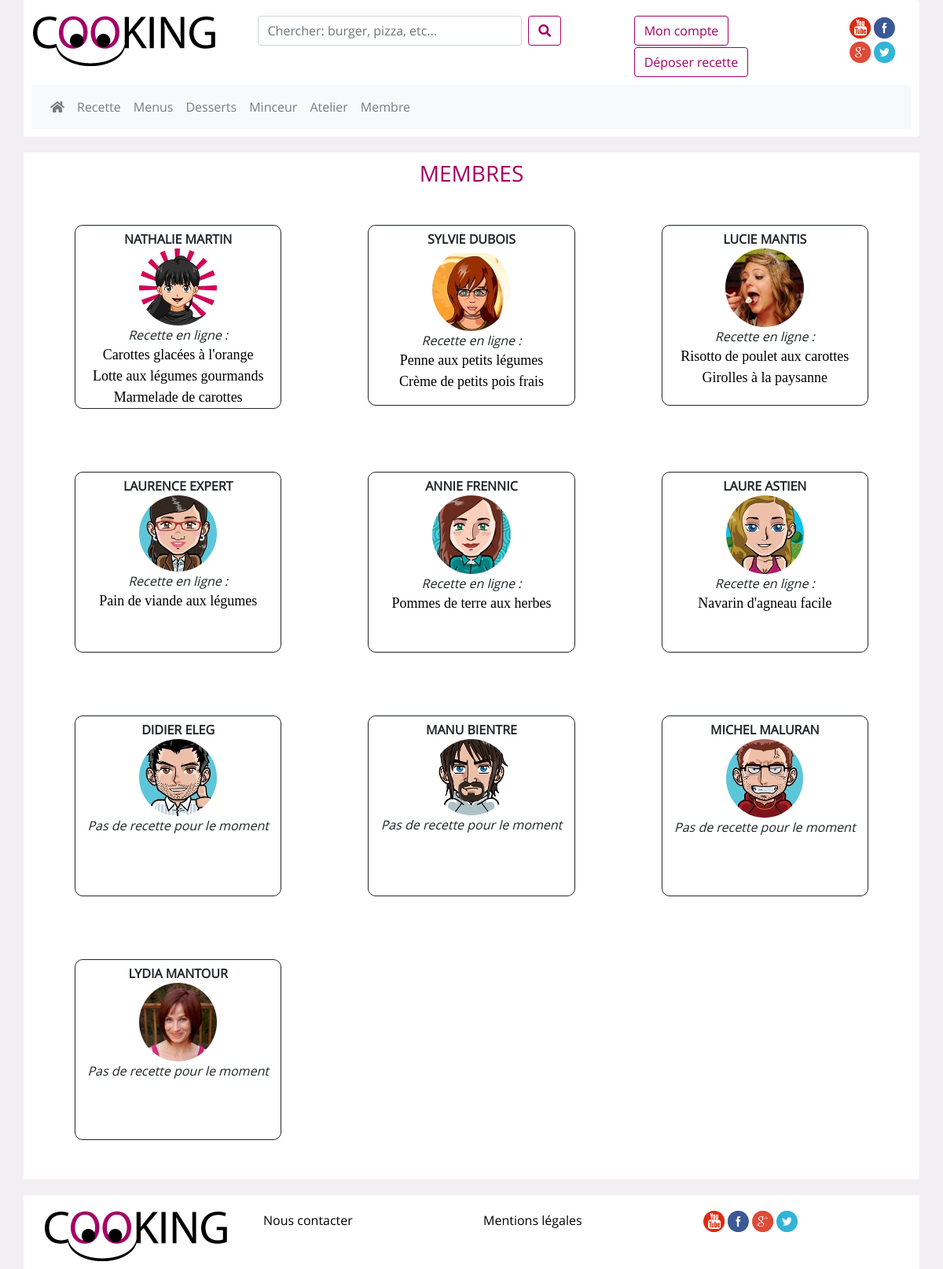
The page /membre.php on the database its author committed.
### tables this page shows
CREATE TABLE IF NOT EXISTS `membres` (
  `idMembre` int(11) NOT NULL AUTO_INCREMENT,
  `gravatar` varchar(100) NOT NULL,
  `login` varchar(32) NOT NULL,
  `password` varchar(40) NOT NULL,
  `statut` varchar(20) NOT NULL,
  `prenom` varchar(50) NOT NULL,
  `nom` varchar(50) NOT NULL,
  `dateCrea` timestamp NOT NULL DEFAULT CURRENT_TIMESTAMP ON UPDATE CURRENT_TIMESTAMP,
  PRIMARY KEY (`idMembre`)
);

CREATE TABLE IF NOT EXISTS `recettes` (
  `idRecette` int(11) NOT NULL AUTO_INCREMENT,
  `titre` varchar(250) NOT NULL,
  `chapo` text NOT NULL,
  `img` varchar(50) NOT NULL,
  `preparation` text NOT NULL,
  `ingredient` text NOT NULL,
  `membre` int(11) NOT NULL,
  `couleur` varchar(30) NOT NULL,
  `dateCrea` timestamp NOT NULL DEFAULT CURRENT_TIMESTAMP ON UPDATE CURRENT_TIMESTAMP,
  `categorie` int(11) NOT NULL,
  `tempsCuisson` varchar(50) NOT NULL,
  `tempsPreparation` varchar(50) NOT NULL,
  `difficulte` varchar(50) NOT NULL,
  `prix` varchar(50) NOT NULL,
  PRIMARY KEY (`idRecette`)
);

### membre.php (the view, shortened to what this page needs)
<?php
require "header.php";
require "pdo.php";
?>
<div class="row row_membre liste_recettes" >
	<h3 style="text-align: center;width: 100%;">MEMBRES</h3><div class="w-100"></div>
		<?php
		$resultats=$pdo->query("SELECT * FROM membres");
		$ligne = $resultats->fetchAll();
		foreach ($ligne as $key => $value) {
			echo
			"<div class='col-md-4 col-sm-6 test'>
				<div class='cadre_membre'>
			 	<span class='nom_prenom_membre'>" . $value['prenom'] . " </span>
				<span class='nom_prenom_membre'>" . $value['nom'] . "</span><br>
				<img class='gravatar' src=photos/gravatars/". $value['gravatar'] ."><br>";
			$membreId = $value['idMembre'];
			$test=$pdo->prepare("SELECT * FROM recettes WHERE membre = ?");
			$test->execute(array($membreId));
			$recette = $test->fetchAll();
			if($recette === array()){
			    echo "
			    <span style='font-style: italic;'>Pas de recette pour le moment</span>";
			}else echo "
				<span style='font-style: italic;'>Recette en ligne :</span><br>";
			foreach ($recette as $chiffre => $valeur)  {
				echo "
				<a href='recette.php?id=". $valeur['idRecette'] . "'><span class='titre_recette'>" . $valeur['titre'] . "</span></a><br>" ;
			}
			echo "
				</div>
			</div>";
		}
		?>
</div>
<?php
require "footer.php";
?>

### header.php (shortened to what this page needs)
<!DOCTYPE html>
<html>
<head>
	<link rel="stylesheet" href="https://stackpath.bootstrapcdn.com/bootstrap/4.1.3/css/bootstrap.min.css">
	<link rel="stylesheet" href="https://use.fontawesome.com/releases/v5.6.3/css/all.css">
	<link rel="stylesheet" type="text/css" href="css/style.css">
</head>
<body>
	<div class="container">
		<header>
		<div class="row ">
			<div class="col col-md-4 col-lg-3 logo d-none d-md-block">
				<a href="index.php"><img class="img-fluid" src="images/logo-cooking.png" alt="logo-cooking"></a>
			</div>
			<div class="col col-lg-5 col-md-5 col-sm-10">
				<form class="form-inline my-2 my-lg-0" action="recherche.php" method="POST">
	      			<input class="form-control col-10 col-md-9 col-sm-10  mr-sm-2" type="text" placeholder="Chercher: burger, pizza, etc..." aria-label="Rechercher" id="search_string" name="terme" value="" required="">
	      			<button class="btn btn_search my-2 my-sm-0" type="submit" name="sa" style="border-radius: 4px;">
	      			<i class="fas fa-search"></i>
			    </form>
			</div>
			<div class="col col-lg-3 col-md-2 col-2">
				<div class="d-none d-md-block"><a class="btn btn-outline-light" href="mon-compte.php" role="button">Mon compte</a></div>
				<div class="d-none d-md-block" style="margin-top: 2px;">
					<?php
					if(isset($_SESSION['auth'])){
					?>
						<a class="btn btn-outline-light " href="deposer-recette.php" role="button">Déposer recette</a>
					<?php
					}else{
					?>
						<a class="btn btn-outline-light " href="mon-compte.php" role="button">Déposer recette</a>
					<?php
					}
					?>
				</div>
			</div>
			<div class="col d-none d-lg-block col-lg-1">
				<div class="row">
					<a class="reseau" href="#"><img src="images/youtube.png" alt="youtube"></a>
					<a class="reseau" href="#"><img src="images/facebook.png" alt="facebook"></a>
				</div>
				<div class="row">
					<a class="reseau" href="#"><img src="images/google.png" alt="google"></a>
					<a class="reseau"href="#"><img src="images/twitter.png" alt="twitter"></a>
				</div>
			</div>
		</div>
		<nav class="navbar navbar-expand-md navbar-light bg-light">
  			<div class="collapse navbar-collapse" id="navbarTogglerDemo01">
			 	<ul class="navbar-nav">
			 		<li class="nav-item">
    					<a class="nav-link test" href="index.php"><i class="fas fa-home"></i></a>
  					</li>
  					<li class="nav-item">
    					<a class="nav-link" href="recettes.php">Recette</a>
  					</li>
  					<li class="nav-item">
    					<a class="nav-link" href="menu.php">Menus</a>
  					</li>
  					<li class="nav-item">
    					<a class="nav-link" href="#">Desserts</a>
  					</li>
  					<li class="nav-item">
    					<a class="nav-link" href="#">Minceur</a>
  					</li>
  					<li class="nav-item">
    					<a class="nav-link" href="#">Atelier</a>
  					</li>
  					<li class="nav-item">
    					<a class="nav-link" href="membre.php">Membre</a>
  					</li>
  					<li class="nav-item d-none d-md-block">
  						<span class="nav-link nav-session">
  						</span>
  					</li>
				</ul>
  			</div>
		</nav>
</header>
<div class="main">

### footer.php (shortened to what this page needs)
</div>
	<footer class="row" >
		<div class="col d-none d-md-block">
			<a href="index.php"><img class="img-fluid" src="images/logo-cooking.png"></a>
		</div>
		<div class="col info_footer">
			<a href="#">Nous contacter</a>
		</div>
		<div class="col info_footer">
			<a href="#">Mentions légales</a>
		</div>
		<div class="col">
			<a href="#"><img src="images/youtube.png"></a>
			<a href="#"><img src="images/facebook.png"></a>
			<a href="#"><img src="images/google.png"></a>
			<a href="#"><img src="images/twitter.png"></a>
		</div>
	</footer>
</body>
</html>

### css/style.css (style rules this page uses)
body { background-color: #F2EEF1; position: relative; font-family: 'open' !important; }
.container { display: flex!important; flex-direction: column!important; min-height: 100vh !important; }
.main { flex: 1 !important; }
header { background-color: white; border-radius: 3px; padding: 20px 10px 10px; margin-right: -15px; margin-left: -15px; }
nav { border-radius: 3px; margin-top: 10px; }
.btn, .btn-outline-light { border-color: #a40166; color: #a40166; text-decoration: none !important; }
.btn_search { background-color: white; }
.reseau { margin: 2px; }
.nav-session { color: black !important; }
footer { bottom: 0 !important; background-color: white; padding: 20px 10px 10px; }
* { box-sizing:border-box }
.info_footer a { color: black !important; }
.gravatar { border-radius: 50%; max-width: 200px; }
.row_membre { background-color: white; margin-bottom: 20px; margin-top: 20px; text-align: center; }
.cadre_membre { border: 1px solid; border-radius: 10px; margin: 40px; min-height: 230px; padding-top: 5px; }
.nom_prenom_membre { text-transform:uppercase; font-weight: bold; }
.titre_recette { font-family: 'candelabook'; font-size: 18px; }
* { box-sizing: border-box; }
body { font-family: Verdana, sans-serif; }
img { vertical-align: middle; }
.liste_recettes { background-color: white; margin-top: 20px; margin-bottom: 20px; padding: 10px; }
.liste_recettes h3 { color: #a40166; }
.categories,a { color: black; }

### rows shown on the page
membres: prenom "NATHALIE", nom "MARTIN", gravatar (picture), shows "Recette en ligne :"
recettes: titre "Carottes glacées à l'orange"
recettes: titre "Lotte aux légumes gourmands"
recettes: titre "Marmelade de carottes"
membres: prenom "SYLVIE", nom "DUBOIS", gravatar (picture), shows "Recette en ligne :"
recettes: titre "Penne aux petits légumes"
recettes: titre "Crème de petits pois frais"
membres: prenom "LUCIE", nom "MANTIS", gravatar (picture), shows "Recette en ligne :"
recettes: titre "Risotto de poulet aux carottes"
recettes: titre "Girolles à la paysanne"
membres: prenom "LAURENCE", nom "EXPERT", gravatar (picture), shows "Recette en ligne :"
recettes: titre "Pain de viande aux légumes"
membres: prenom "ANNIE", nom "FRENNIC", gravatar (picture), shows "Recette en ligne :"
recettes: titre "Pommes de terre aux herbes"
membres: prenom "LAURE", nom "ASTIEN", gravatar (picture), shows "Recette en ligne :"
recettes: titre "Navarin d'agneau facile"
membres: prenom "DIDIER", nom "ELEG", gravatar (picture), shows "Pas de recette pour le moment"
membres: prenom "MANU", nom "BIENTRE", gravatar (picture), shows "Pas de recette pour le moment"
membres: prenom "MICHEL", nom "MALURAN", gravatar (picture), shows "Pas de recette pour le moment"
membres: prenom "LYDIA", nom "MANTOUR", gravatar (picture), shows "Pas de recette pour le moment"
